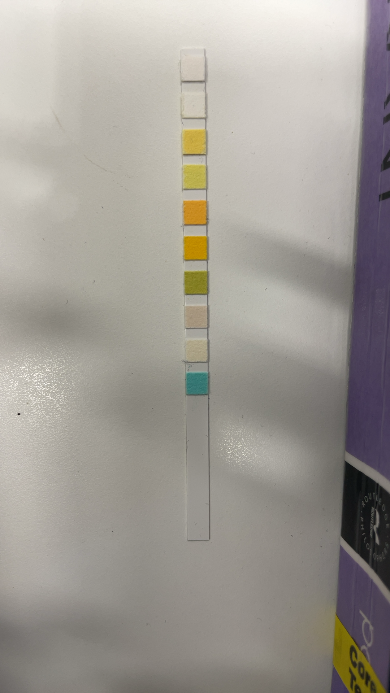
#> input picture app/lanre/submitted_images/image.png, 390 x 693 px, given in place of 1676223304.png, which was not available
$ jupyter execute --allow-errors dipstik_model_v1.ipynb   (older library calls are emulated)   (text cells are left out)
#> lines starting #> are read from the running program, lines starting #| are printed output that depends on the picture; after the words box and inside, x2 and y2 are one past the last pixel; in counts of white or black regions, pixels touching at a corner belong together; pictures that were not available may be replaced by others from this repository, and a replacement may not be noted
[cell 1]
import cv2
import numpy as np
from matplotlib import pyplot as plt
from google.colab.patches import cv2_imshow

[cell 2]
# reading image
img = cv2.imread('/content/1676223304.png')
#> img is the input picture: shape (693, 390, 3); mean B, G, R 148.6, 155.4, 159.9

[cell 3]
cv2_imshow(img)

[cell 4]
# converting image into grayscale image
gray = cv2.cvtColor(img, cv2.COLOR_BGR2GRAY)
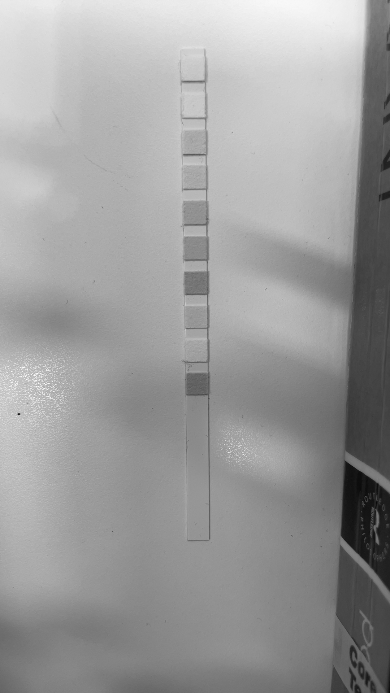
#> gray: shape (693, 390); min 10, max 254, mean 156
cv2_imshow(gray)

[cell 5]
# setting threshold of gray image
_, threshold = cv2.threshold(gray, 127, 255, cv2.THRESH_BINARY)
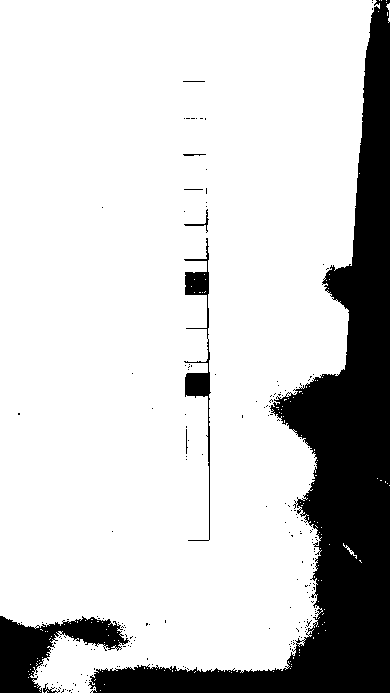
#> threshold: shape (693, 390); 81.1% white; 202 black regions (194 under 20 px)

[cell 6]
# using a findContours() function
contours, _ = cv2.findContours(
    threshold, cv2.RETR_TREE, cv2.CHAIN_APPROX_SIMPLE)
#> contours = 524 contours, 513 with area under 20; largest, box (x1, y1, x2, y2) and area: (0, 0, 380, 693) 219662, (183, 338, 212, 541) 1090, (183, 237, 210, 340) 895, (183, 208, 210, 233) 122, (182, 153, 207, 157) 57

[cell 7]
i = 0

[cell 8]
# list for storing names of shapes
for contour in contours:

    # here we are ignoring first counter because
    # findcontour function detects whole image as shape
    if i == 0:
        i = 1
        continue

    # cv2.approxPloyDP() function to approximate the shape
    approx = cv2.approxPolyDP(
        contour, 0.01 * cv2.arcLength(contour, True), True)

    # using drawContours() function
    cv2.drawContours(img, [contour], 0, (0, 0, 255), 5)

    # finding center point of shape
    M = cv2.moments(contour)
    if M['m00'] != 0.0:
        x = int(M['m10']/M['m00'])
        y = int(M['m01']/M['m00'])

    # putting shape name at center of each shape
    if len(approx) == 3:
        cv2.putText(img, 'Triangle', (x, y),
                    cv2.FONT_HERSHEY_SIMPLEX, 0.6, (255, 255, 255), 2)

    elif len(approx) == 4:
        cv2.putText(img, 'Quadrilateral', (x, y),
                    cv2.FONT_HERSHEY_SIMPLEX, 0.6, (255, 255, 255), 2)

    elif len(approx) == 5:
        cv2.putText(img, 'Pentagon', (x, y),
                    cv2.FONT_HERSHEY_SIMPLEX, 0.6, (255, 255, 255), 2)

    elif len(approx) == 6:
        cv2.putText(img, 'Hexagon', (x, y),
                    cv2.FONT_HERSHEY_SIMPLEX, 0.6, (255, 255, 255), 2)

    else:
        cv2.putText(img, 'circle', (x, y),
                    cv2.FONT_HERSHEY_SIMPLEX, 0.6, (255, 255, 255), 2)
#> this loop made 524 passes
#> (approx, x, y) on pass 37: ([[46, 654], [47, 655], [47, 654]], 46, 654)
#> (x, y) on passes 2, 75, 78, 79, 80: (45, 691), (359, 560), (349, 550), (351, 551), (347, 547)
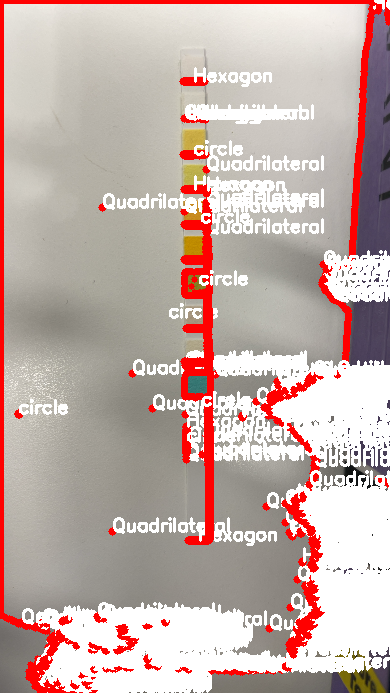
#> img: shape (693, 390, 3); mean B, G, R 169.3, 174.5, 195.9
#> after the loop, i = 1

[cell 9]
import cv2
import numpy as np
from matplotlib import pyplot as plt

# reading image
img = cv2.imread('/content/1676223304.png')

# converting image into grayscale image
gray = cv2.cvtColor(img, cv2.COLOR_BGR2GRAY)

# setting threshold of gray image
_, threshold = cv2.threshold(gray, 127, 255, cv2.THRESH_BINARY)

# using a findContours() function
contours, _ = cv2.findContours(
    threshold, cv2.RETR_TREE, cv2.CHAIN_APPROX_SIMPLE)

i = 0

# list for storing names of shapes
for contour in contours:

    # here we are ignoring first counter because
    # findcontour function detects whole image as shape
    if i == 0:
        i = 1
        continue

    # cv2.approxPloyDP() function to approximate the shape
    approx = cv2.approxPolyDP(
        contour, 0.01 * cv2.arcLength(contour, True), True)

    # using drawContours() function
    cv2.drawContours(img, [contour], 0, (0, 0, 255), 5)

    # finding center point of shape
    M = cv2.moments(contour)
    x=0
    y=0
    if M['m00'] != 0.0:
        x = int(M['m10']/M['m00'])
        y = int(M['m01']/M['m00'])

    # putting shape name at center of each shape
    if len(approx) == 3:
        cv2.putText(img, 'Triangle', (x, y),
                    cv2.FONT_HERSHEY_SIMPLEX, 0.6, (255, 255, 255), 2)

    elif len(approx) == 4:
        cv2.putText(img, 'Quadrilateral', (x, y),
                    cv2.FONT_HERSHEY_SIMPLEX, 0.6, (255, 255, 255), 2)

    elif len(approx) == 5:
        cv2.putText(img, 'Pentagon', (x, y),
                    cv2.FONT_HERSHEY_SIMPLEX, 0.6, (255, 255, 255), 2)

    elif len(approx) == 6:
        cv2.putText(img, 'Hexagon', (x, y),
                    cv2.FONT_HERSHEY_SIMPLEX, 0.6, (255, 255, 255), 2)

    else:
        cv2.putText(img, 'circle', (x, y),
                    cv2.FONT_HERSHEY_SIMPLEX, 0.6, (255, 255, 255), 2)
#> this loop made 524 passes
#> (approx, x, y) on passes 3 to 14: ([[34, 686], [35, 686]], 0, 0), ([[104, 684]], 0, 0), ([[95, 679], [94, 680]], 0, 0), ([[28, 677]], 0, 0), ([[29, 674]], 0, 0), ([[31, 673]], 0, 0), ([[231, 672]], 0, 0), ([[273, 671]], 0, 0), ([[229, 671]], 0, 0), ([[218, 671]], 0, 0), ([[195, 671], [194, 672]], 0, 0), ([[102, 671]], 0, 0)
#> (x, y) on passes 2, 61, 62, 63, 64, 65: (45, 691), (0, 0), (0, 0), (0, 0), (0, 0), (0, 0)
#> after the loop, i = 1

# displaying the image after drawing contours
cv2_imshow(img)

cv2.waitKey(0)
cv2.destroyAllWindows()

[cell 10]
import numpy as np
import cv2
from matplotlib import pyplot as plt


paths = ['/content/1676223304.png', '/content/1676322437.png', '/content/1676322641.png', '/content/1676323676.png', \
         '/content/1676323698.png', '/content/1676323713.png' ]
images = []
for path in paths:
  img = cv2.imread(path) # read the image
  images.append(img)
  cv2_imshow(img) # show the image

[cell 11]
# [6 lines of commented-out code are left out]


gray_images = []
#> gray_images = []
#> (the rest of this cell did not finish here and is left out)

[cell 12]
# [6 lines of commented-out code are left out]


for gray_image in gray_images:
  # Use open cv's threshold

  ret, thresh = cv.threshold(gray_image,0,255,cv.THRESH_BINARY_INV+cv.THRESH_OTSU)
  cv2_imshow(thresh)
#> this loop made 0 passes

  # ret, thresh = cv2.threshold(gray_image,0,255,cv2.THRESH_OTSU)
  # cv2_imshow(thresh)

[cell 13]
import cv2 as cv
import numpy as np
from matplotlib import pyplot as plt
img = cv.imread('/content/1676322437.png',0)
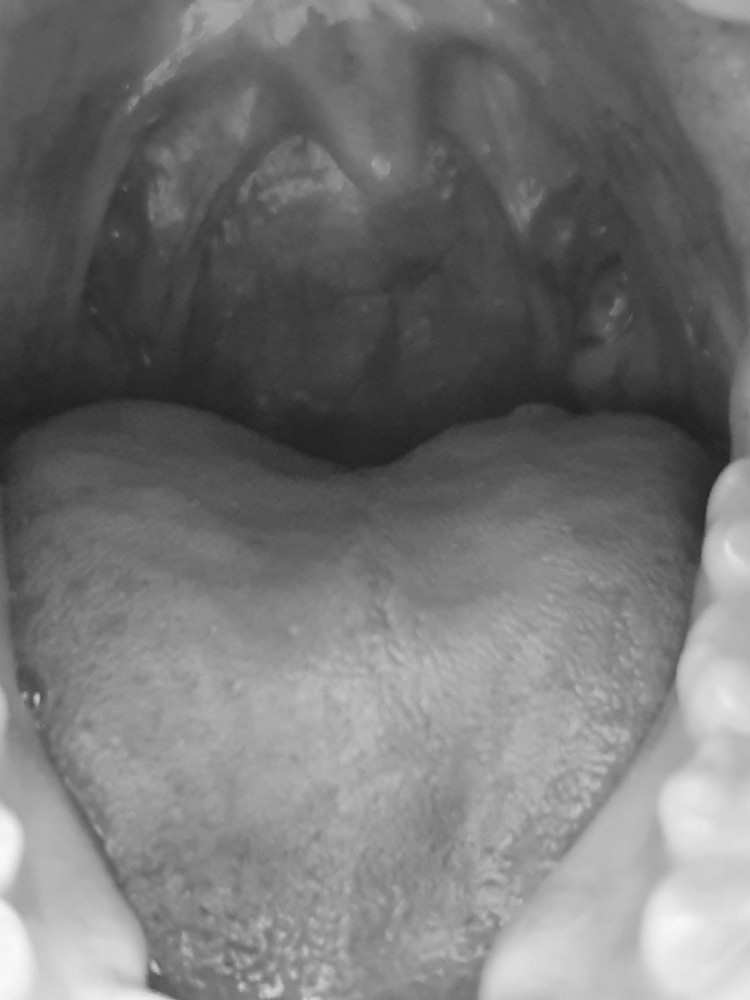
#> img: shape (1000, 750); min 31, max 249, mean 116.8

img = cv.medianBlur(img,5)

ret,th1 = cv.threshold(img,127,255,cv.THRESH_BINARY)
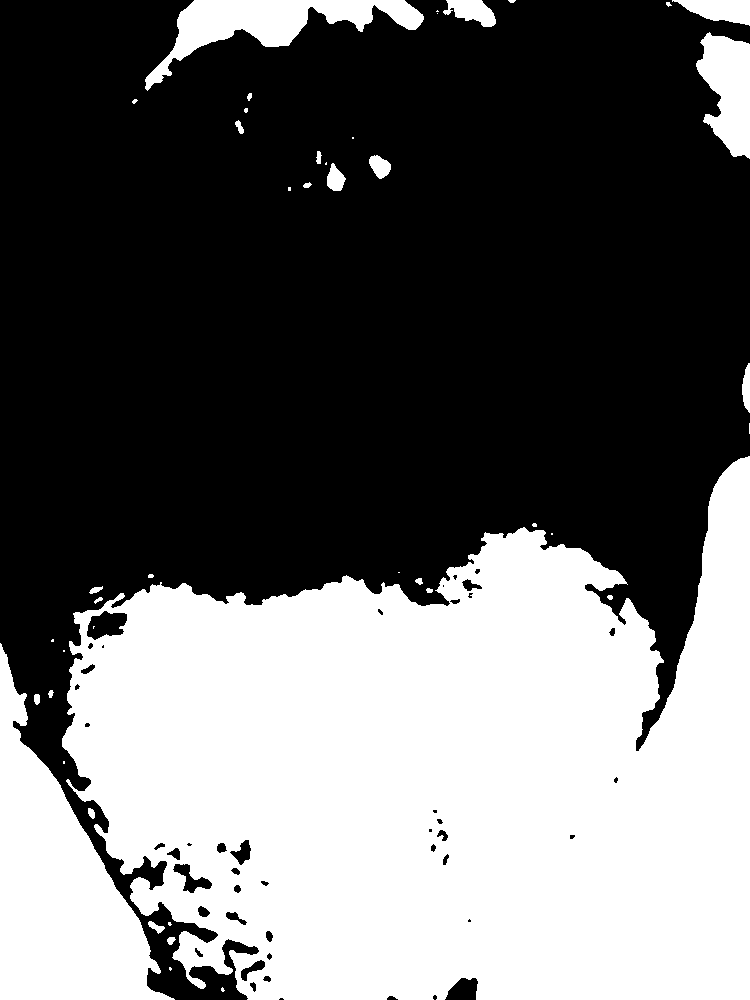
#> th1: shape (1000, 750); 41.1% white; 44 white regions (20 under 20 px), largest, box (x1, y1, x2, y2) and area: (62, 456, 750, 1000) 262734, (0, 643, 175, 1000) 28683, (145, 0, 424, 91) 8025

th2 = cv.adaptiveThreshold(img,255,cv.ADAPTIVE_THRESH_MEAN_C,\
            cv.THRESH_BINARY,11,2)
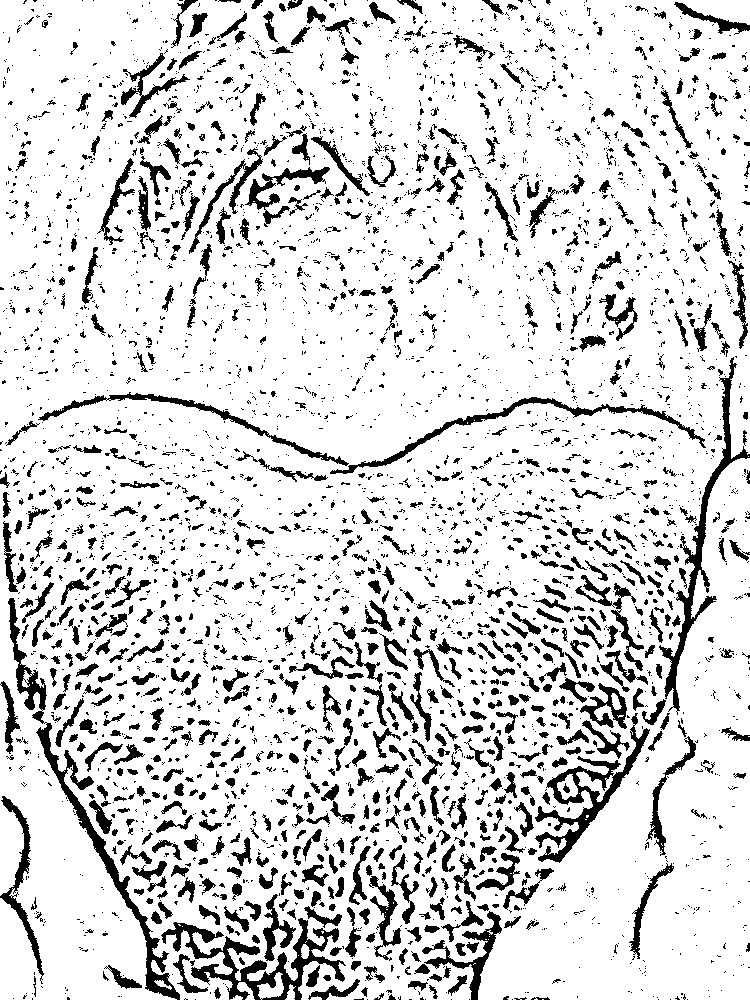
#> th2: shape (1000, 750); 84.9% white; 4167 black regions (3194 under 20 px), largest, box (x1, y1, x2, y2) and area: (8, 598, 180, 1000) 4440, (161, 918, 346, 1000) 4175, (659, 357, 750, 715) 3188

th3 = cv.adaptiveThreshold(img,255,cv.ADAPTIVE_THRESH_GAUSSIAN_C,\
            cv.THRESH_BINARY,11,2)
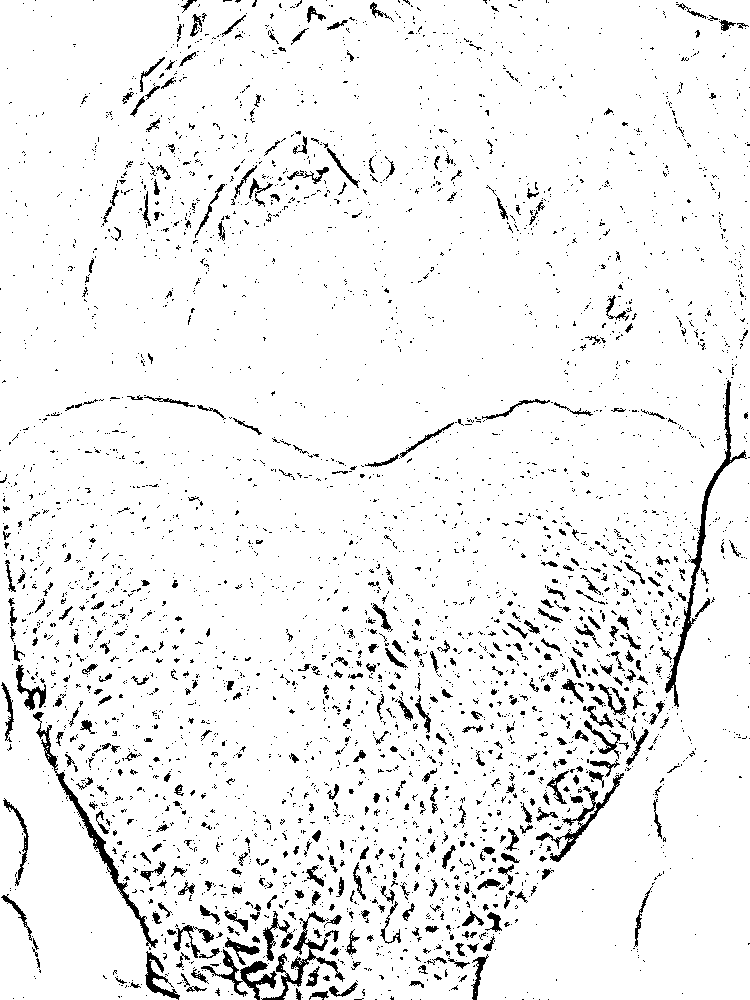
#> th3: shape (1000, 750); 94.2% white; 4034 black regions (3594 under 20 px), largest, box (x1, y1, x2, y2) and area: (665, 380, 747, 707) 1699, (33, 712, 158, 948) 1563, (261, 911, 345, 1000) 1169

titles = ['Original Image', 'Global Thresholding (v = 127)',
            'Adaptive Mean Thresholding', 'Adaptive Gaussian Thresholding']
images = [img, th1, th2, th3]
for i in range(4):
    plt.subplot(2,2,i+1),plt.imshow(images[i],'gray')
    plt.title(titles[i])
    plt.xticks([]),plt.yticks([])
plt.show()

[cell 14]
# Read the original image
img = cv2.imread('/content/1676323713.png')
# Display original image
cv2_imshow(img)
cv2.waitKey(0)

# Convert to graycsale
#> (the rest of this cell did not finish here and is left out)

[cell 15]
import cv2

img = cv2.imread('/content/1676322437.png')
cv2_imshow(img)
h, w = img.shape[:2]
#> h = 1000; w = 750

gray = cv2.cvtColor(img, cv2.COLOR_BGR2GRAY)
#> gray: shape (1000, 750)


thr = cv2.threshold(gray, 192, 255, cv.THRESH_BINARY_INV+cv.THRESH_OTSU)[1]
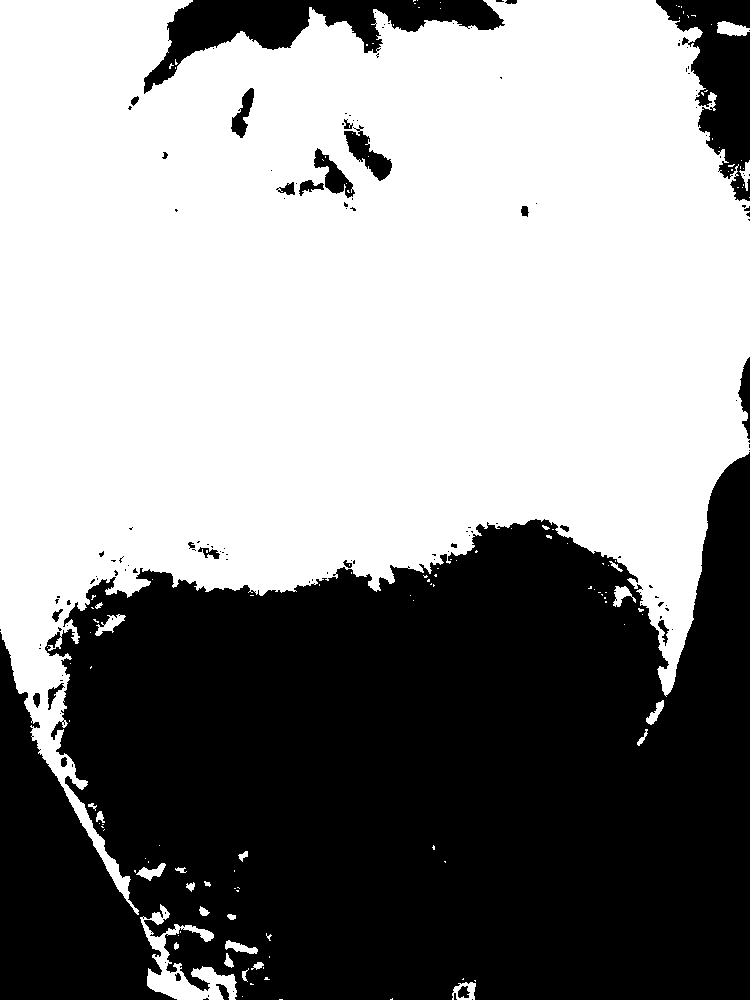
#> thr: shape (1000, 750); 55.8% white; 138 black regions (111 under 20 px), largest, box (x1, y1, x2, y2) and area: (0, 452, 750, 1000) 306237, (144, 0, 505, 94) 11546, (656, 0, 750, 201) 8917
cv2_imshow(thr)

bbox = cv.boundingRect(thr)
#> bbox = (0, 0, 750, 1000)

print(bbox)
#| (0, 0, 750, 1000)

x, y, w, h = bbox
print(bbox)
#| (0, 0, 750, 1000)

foreground = img[y:y+h, x:x+w]

# print(foreground)

cv2_imshow(foreground)
cv2.imwrite("foreground.png", foreground)
#> Out = True


# image = cv2.imwrite('/content/1676223304.png', thr)

[cell 16]
# !pip install rembg
from rembg import remove
from PIL import Image
input_path = '/content/1676223304.png'
output_path = 'output.png'
input = Image.open(input_path)
#> (the rest of this cell did not finish here and is left out)
